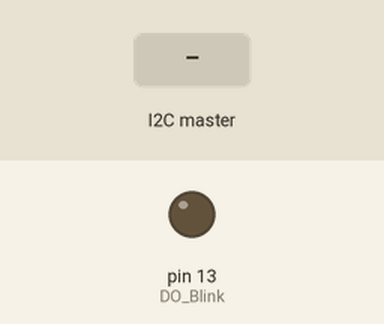
This sketch was run on a simulated Arduino Uno, built with avr-gcc and run on an emulated ATmega328P. On the bench: output pins drawn as LEDs (lit = HIGH). Inputs (shaded band) come from the test bench.

Above: at 1.2 s.
1.3 s: the I2C master sends the byte 1
At 2.4 s:
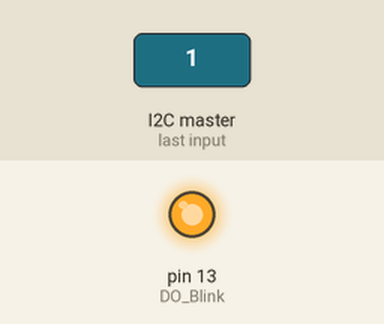
2.8 s: the I2C master sends the byte 0
At 3.5 s:
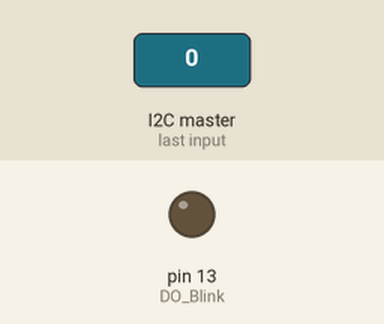
Timing chart, 0 to 5.8 s (numbered marks = the images above; inputs shaded):
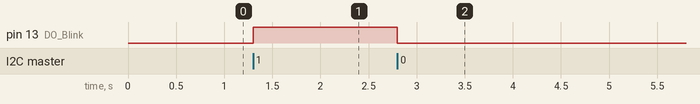

The sketch:

i2c_slave2.ino
```cpp
/*I2C Slave reciever code for HC-SR04 Stops the Gearmotor Through I2C*/
/*List of the lubraries included in the project*************************************************/
#include <Wire.h>                               // Arduino library that enables I2C functionality
/*Pin definition********************************************************************************/
int DO_Blink = 13;
/*List of the variables that will be recieved via I2C*******************************************/
byte I2C_OnOff;                                 //defining the variable that will be sent
/*Setup loop************************************************************************************/
void setup()
{
  pinMode(DO_Blink, OUTPUT);                    // Sets the DO_Blink as output
  Wire.begin(2);                                // Join I2C bus as the slave with address 1
  Wire.onReceive(BlinkLAD);                     // When the data transmition is detected call receiveEvent function

}
/*Main loop**************************************************************************************/
void loop()
{
delay(100);
}
/*Function/Event call****************************************************************************/
void BlinkLAD(int Press)
{
  I2C_OnOff = Wire.read();                      // Reads the data sent via I2C
  // IF THEN ELSE that blinks the LAD depending on the values recieved via I2C
  if (I2C_OnOff == 1)
  {
   digitalWrite(DO_Blink, HIGH);                // Sets the LAD On
  }
  else if (I2C_OnOff == 0)
  {
   digitalWrite(DO_Blink, LOW);                 // Sets the LAD Off
  }

}
```

Measured:
- after the input at 1.3 s, pin 13 (DO_Blink): LOW → HIGH at once
- after the input at 2.8 s, pin 13 (DO_Blink): HIGH → LOW at once
